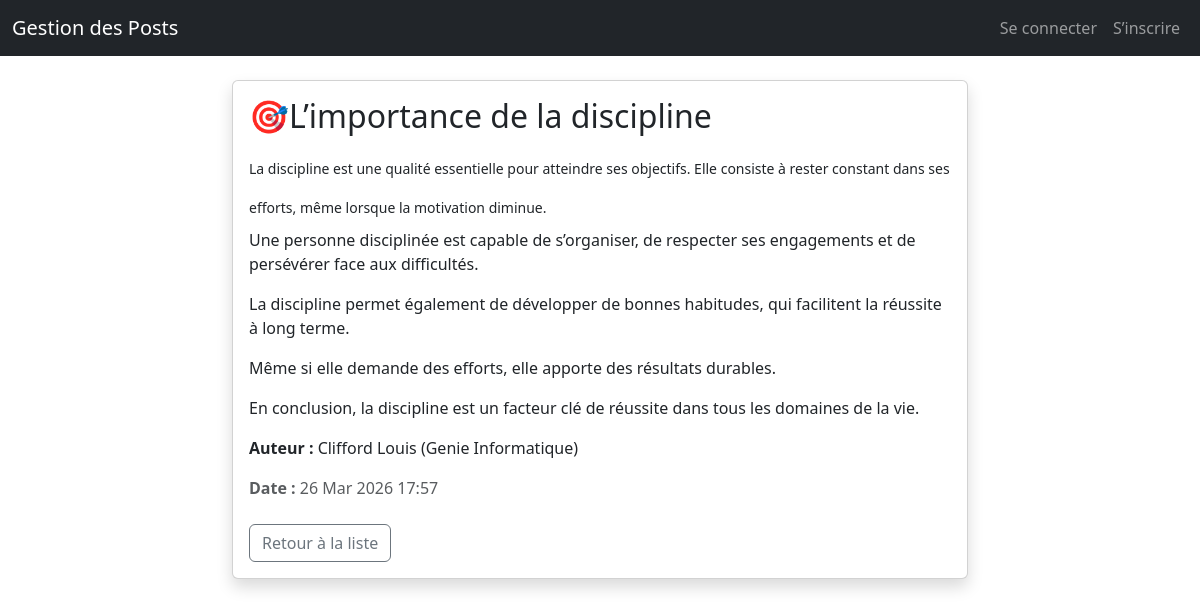
Screenshot of /post/9/ with the database file from the repository.
### posts_etudiants/models.py (models this page shows, shortened)
class Post(models.Model):
    titre = models.CharField(max_length=200)
    contenu = models.TextField()    # Summernote gérera ce champ
    auteur = models.ForeignKey(User, on_delete=models.CASCADE)
    date_creation = models.DateTimeField(auto_now_add=True)

class ProfilEtudiant(models.Model):
    user = models.OneToOneField(User, on_delete=models.CASCADE)
    nom = models.CharField(max_length=100)
    prenom = models.CharField(max_length=100)
    programme = models.CharField(max_length=150)

### posts_etudiants/views.py (the view)
# urls.py: path('post/<int:pk>/', post_detail, name='detail_post'),
def post_detail(request, pk):
    post = get_object_or_404(Post, pk=pk)
    return render(request, 'posts_etudiants/post_detail.html', {'post': post})

### posts_etudiants/templates/posts_etudiants/post_detail.html (shortened to what this page needs)
{% extends 'base.html' %}
{% block content %}
<div class="row justify-content-center">
    <div class="col-md-8">
        <div class="card shadow">
            <div class="card-body">
                <h2 class="card-title">{{ post.titre }}</h2>
                <div class="card-text">{{ post.contenu|safe }}</div>
                <p class="card-text"><strong>Auteur :</strong> {{ post.auteur.profiletudiant.prenom }} {{ post.auteur.profiletudiant.nom }} ({{ post.auteur.profiletudiant.programme }})</p>
                <p class="card-text text-muted"><strong>Date :</strong> {{ post.date_creation|date:"d M Y H:i" }}</p>
                <a href="{% url 'liste_posts' %}" class="btn btn-outline-secondary mt-2">Retour à la liste</a>
            </div>
        </div>
    </div>
</div>
{% endblock %}

### rows the page displays
Post: titre "🎯L’importance de la discipline", contenu "La discipline est une qualité essentielle pour atteindre ses objectifs. Elle consiste à rester constant dans ses efforts, même lorsque la motivation diminue. Une personne disciplinée est capable de s’organiser, de respecter ses engagements et de persévérer face aux difficultés. La discipline permet également de développer de bonnes habitudes, qui facilitent la réussite à long terme. Même si elle demande des efforts, elle apporte des résultats durables. En conclusion, la discipline est un facteur clé de réussite dans tous les domaines de la vie.", auteur.profiletudiant.prenom "Clifford", auteur.profiletudiant.nom "Louis", auteur.profiletudiant.programme "Genie Informatique", date_creation "26 Mar 2026 17:57"
